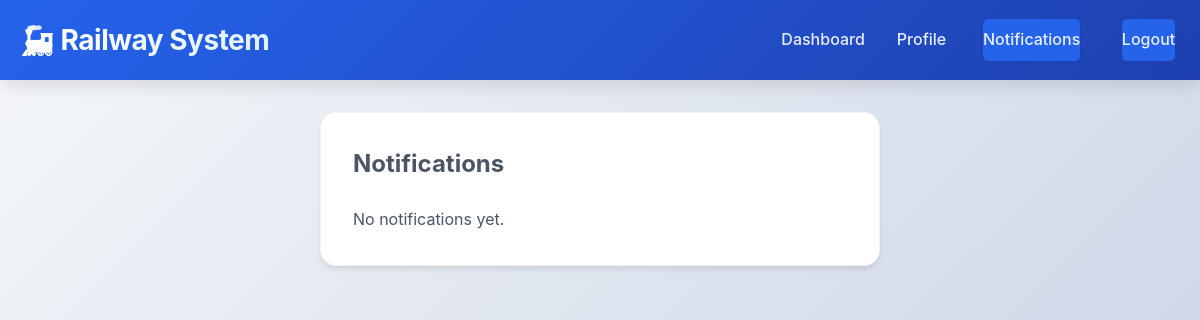
Before: /notifications.php (signed in) with the older database file.
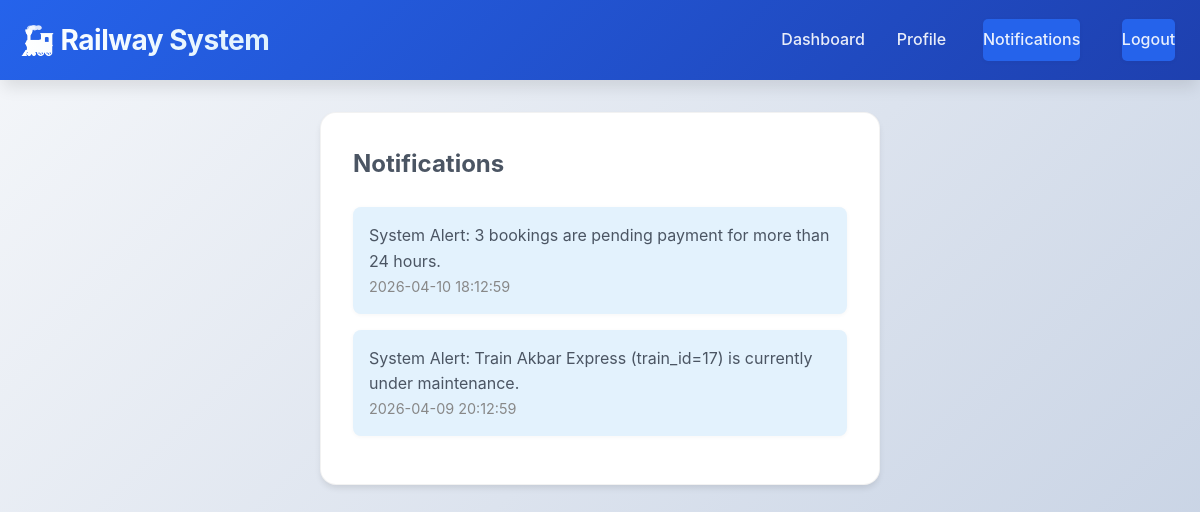
After: the same page with the newer database file.
### tables this page shows
CREATE TABLE IF NOT EXISTS notifications (
    notification_id INT PRIMARY KEY AUTO_INCREMENT,
    user_id         INT NOT NULL,
    message         TEXT NOT NULL,
    is_read         TINYINT(1) DEFAULT 0,
    created_at      TIMESTAMP DEFAULT CURRENT_TIMESTAMP,
    FOREIGN KEY (user_id) REFERENCES users(user_id) ON DELETE CASCADE,
    INDEX idx_notif_user (user_id, is_read)
);

### src/classes/Database.php (called while the page is built, shortened)
<?php
class Database {
    private $host = DB_HOST;
    private $db_name = DB_NAME;
    private $user = DB_USER;
    private $password = DB_PASS;
    private $port = DB_PORT;
    private $connection;
    public function connect() {
        $this->connection = new mysqli(
            $this->host,
            $this->user,
            $this->password,
            $this->db_name,
            $this->port
        );
        $this->connection->set_charset('utf8');
        return $this->connection;
    }
    private function ensureCancellationColumns(): void {
        $db = $this->connection->real_escape_string($this->db_name);
        $columns = [
            'cancellation_reason' => "ALTER TABLE bookings ADD COLUMN cancellation_reason VARCHAR(255) DEFAULT NULL",
            'cancellation_fee'    => "ALTER TABLE bookings ADD COLUMN cancellation_fee    DECIMAL(10,2) DEFAULT 0.00",
            'refund_amount'       => "ALTER TABLE bookings ADD COLUMN refund_amount       DECIMAL(10,2) DEFAULT 0.00",
            'cancelled_at'        => "ALTER TABLE bookings ADD COLUMN cancelled_at        DATETIME DEFAULT NULL",
        ];
        foreach ($columns as $col => $ddl) {
            $check = $this->connection->query(
                "SELECT 1 FROM information_schema.COLUMNS
                 WHERE TABLE_SCHEMA = '{$db}' AND TABLE_NAME = 'bookings' AND COLUMN_NAME = '{$col}'"
            );
            if ($check && $check->num_rows === 0) {
                $this->connection->query($ddl);
            }
        }
    }
    public function select($query) {
        $result = $this->connection->query($query);
        $data = array();
        if ($result->num_rows > 0) {
            while ($row = $result->fetch_assoc()) {
                array_push($data, $row);
            }
            return $data;
        } else {
            return false;
        }
    }
}
?>

### notifications.php (the view, shortened to what this page needs)
<?php
require_once 'config/database.php';
require_once 'src/classes/Database.php';
$db = new Database();
$db->connect();
$user_id = (int)$_SESSION['user_id'];
$notifications = $db->select("SELECT * FROM notifications WHERE user_id = {$user_id} ORDER BY created_at DESC");
?>
<!DOCTYPE html>
<html lang="en">
<head>
    <link rel="stylesheet" href="public/css/style.css">
</head>
<body>
    <nav class="navbar">
        <div class="container">
            <div class="logo">
                <h1>🚂 Railway System</h1>
            </div>
            <ul class="nav-links">
                <li><a href="dashboard.php">Dashboard</a></li>
                <li><a href="profile.php">Profile</a></li>
                <li><a href="notifications.php" class="btn">Notifications</a></li>
                <li><a href="logout.php" class="btn">Logout</a></li>
            </ul>
        </div>
    </nav>
    <div class="container" style="max-width: 600px; margin-top: 2em;">
        <div class="card">
            <h2 style="margin-bottom: 1em;">Notifications</h2>
            <?php if (empty($notifications)): ?>
                <p>No notifications yet.</p>
            <?php else: ?>
                <ul class="notification-list">
                    <?php foreach ($notifications as $notif): ?>
                        <li class="notification-item<?= $notif['is_read'] ? '' : ' unread' ?>">
                            <div><?= htmlspecialchars($notif['message']) ?></div>
                            <div class="notification-date"><?= htmlspecialchars($notif['created_at']) ?></div>
                        </li>
                    <?php endforeach; ?>
                </ul>
            <?php endif; ?>
        </div>
    </div>
</body>
</html>

### public/css/style.css (style rules this page uses)
:root { --primary-color: #2563eb; --primary-dark: #1e40af; --primary-light: #3b82f6; --secondary-color: #f59e0b; --secondary-dark: #d97706; --success-color: #10b981; --danger-color: #ef4444; --warning-color: #f59e0b; --info-color: #3b82f6; --dark-color: #1f2937; --light-color: #f9fafb; --text-color: #4b5563; --text-dark: #1f2937; --border-color: #e5e7eb; --shadow-sm: 0 1px 2px 0 rgba(0, 0, 0, 0.05); --shadow-md: 0 4px 6px -1px rgba(0, 0, 0, 0.1); --shadow-lg: 0 10px 15px -3px rgba(0, 0, 0, 0.1); --shadow-xl: 0 20px 25px -5px rgba(0, 0, 0, 0.1); }
* { margin: 0; padding: 0; box-sizing: border-box; }
html { scroll-behavior: smooth; }
body { font-family: 'Inter', -apple-system, BlinkMacSystemFont, 'Segoe UI', Roboto, 'Helvetica Neue', Arial, sans-serif; background: linear-gradient(135deg, #f5f7fa 0%, #c3cfe2 100%); color: var(--text-color); line-height: 1.6; min-height: 100vh; }
.container { max-width: 1200px; margin: 0 auto; padding: 0 20px; }
.navbar { background: linear-gradient(135deg, var(--primary-color) 0%, var(--primary-dark) 100%); color: white; padding: 1rem 0; box-shadow: var(--shadow-lg); position: sticky; top: 0; z-index: 1000; backdrop-filter: blur(10px); }
.navbar .container { display: flex; justify-content: space-between; align-items: center; }
.navbar .logo h1 { font-size: 1.75rem; font-weight: 700; letter-spacing: -0.5px; background: linear-gradient(to right, #fff, #e0f2fe); -webkit-background-clip: text; -webkit-text-fill-color: transparent; background-clip: text; }
.navbar .nav-links { display: flex; list-style: none; gap: 2rem; align-items: center; }
.navbar a { color: rgba(255, 255, 255, 0.9); text-decoration: none; transition: all 0.3s cubic-bezier(0.4, 0, 0.2, 1); padding: 0.5rem 0; position: relative; font-weight: 500; }
.navbar a::after { content: ''; position: absolute; bottom: 0; left: 0; width: 0; height: 2px; background: var(--secondary-color); transition: width 0.3s ease; }
.card { background: white; border-radius: 16px; box-shadow: var(--shadow-md); padding: 2rem; margin-bottom: 2rem; transition: all 0.3s cubic-bezier(0.4, 0, 0.2, 1); border: 1px solid rgba(0,0,0,0.05); }
.btn, .btn-login, .btn-signup { display: inline-block; padding: 0.7em 1.5em; border-radius: 5px; border: none; background: var(--primary-color); color: #fff; font-weight: 600; font-size: 1rem; cursor: pointer; transition: background 0.2s, box-shadow 0.2s; box-shadow: 0 1px 4px rgba(0,0,0,0.04); margin: 0.2em 0.3em; text-decoration: none; }

### notifications.php (style rules this page uses)
.notification-list { list-style: none; padding: 0; }
.notification-item { background: #fff; border-radius: 8px; margin-bottom: 1em; padding: 1em; box-shadow: 0 1px 4px rgba(0,0,0,0.04); }
.notification-item.unread { background: #e3f2fd; }
.notification-date { font-size: 0.9em; color: #888; }

Changed rows visible on the page:
added notifications: message "System Alert: 3 bookings are pending payment for more than 24 hours.", created_at "2026-04-10 18:12:59"
added notifications: message "System Alert: Train Akbar Express (train_id=17) is currently under maintenance.", created_at "2026-04-09 20:12:59"
Other visible differences:
text no longer shown: "No notifications yet."
